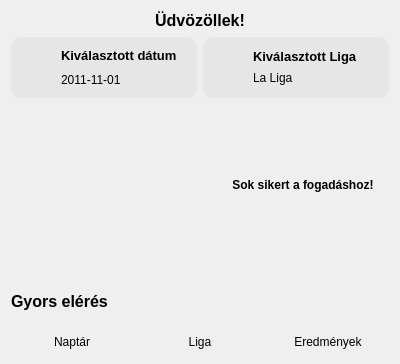
<?xml version="1.0" encoding="UTF-8"?>
<ui version="4.0">
 <class>Form</class>
 <widget class="QWidget" name="Form">
  <property name="geometry">
   <rect>
    <x>0</x>
    <y>0</y>
    <width>400</width>
    <height>364</height>
   </rect>
  </property>
  <property name="maximumSize">
   <size>
    <width>400</width>
    <height>450</height>
   </size>
  </property>
  <property name="windowTitle">
   <string>Form</string>
  </property>
  <layout class="QVBoxLayout" name="verticalLayout">
   <item>
    <widget class="QLabel" name="welcomeLbl">
     <property name="maximumSize">
      <size>
       <width>16777215</width>
       <height>20</height>
      </size>
     </property>
     <property name="text">
      <string>&lt;html&gt;&lt;head/&gt;&lt;body&gt;&lt;p align=&quot;center&quot;&gt;&lt;span style=&quot; font-size:12pt; font-weight:700;&quot;&gt;Üdvözöllek!&lt;/span&gt;&lt;/p&gt;&lt;/body&gt;&lt;/html&gt;</string>
     </property>
     <property name="alignment">
      <set>Qt::AlignmentFlag::AlignLeading|Qt::AlignmentFlag::AlignLeft|Qt::AlignmentFlag::AlignTop</set>
     </property>
    </widget>
   </item>
   <item>
    <layout class="QHBoxLayout" name="horizontalLayout">
     <item>
      <widget class="QWidget" name="DateWidget" native="true">
       <property name="palette">
        <palette>
         <active>
          <colorrole role="WindowText">
           <brush brushstyle="SolidPattern">
            <color alpha="255">
             <red>0</red>
             <green>0</green>
             <blue>0</blue>
            </color>
           </brush>
          </colorrole>
          <colorrole role="Button">
           <brush brushstyle="SolidPattern">
            <color alpha="255">
             <red>230</red>
             <green>230</green>
             <blue>230</blue>
            </color>
           </brush>
          </colorrole>
          <colorrole role="Light">
           <brush brushstyle="SolidPattern">
            <color alpha="255">
             <red>0</red>
             <green>255</green>
             <blue>0</blue>
            </color>
           </brush>
          </colorrole>
          <colorrole role="Midlight">
           <brush brushstyle="SolidPattern">
            <color alpha="255">
             <red>0</red>
             <green>212</green>
             <blue>0</blue>
            </color>
           </brush>
          </colorrole>
          <colorrole role="Dark">
           <brush brushstyle="SolidPattern">
            <color alpha="255">
             <red>0</red>
             <green>85</green>
             <blue>0</blue>
            </color>
           </brush>
          </colorrole>
          <colorrole role="Mid">
           <brush brushstyle="SolidPattern">
            <color alpha="255">
             <red>0</red>
             <green>113</green>
             <blue>0</blue>
            </color>
           </brush>
          </colorrole>
          <colorrole role="Text">
           <brush brushstyle="SolidPattern">
            <color alpha="255">
             <red>0</red>
             <green>0</green>
             <blue>0</blue>
            </color>
           </brush>
          </colorrole>
          <colorrole role="BrightText">
           <brush brushstyle="SolidPattern">
            <color alpha="255">
             <red>255</red>
             <green>255</green>
             <blue>255</blue>
            </color>
           </brush>
          </colorrole>
          <colorrole role="ButtonText">
           <brush brushstyle="SolidPattern">
            <color alpha="255">
             <red>0</red>
             <green>0</green>
             <blue>0</blue>
            </color>
           </brush>
          </colorrole>
          <colorrole role="Base">
           <brush brushstyle="SolidPattern">
            <color alpha="255">
             <red>230</red>
             <green>230</green>
             <blue>230</blue>
            </color>
           </brush>
          </colorrole>
          <colorrole role="Window">
           <brush brushstyle="SolidPattern">
            <color alpha="255">
             <red>230</red>
             <green>230</green>
             <blue>230</blue>
            </color>
           </brush>
          </colorrole>
          <colorrole role="Shadow">
           <brush brushstyle="SolidPattern">
            <color alpha="255">
             <red>0</red>
             <green>0</green>
             <blue>0</blue>
            </color>
           </brush>
          </colorrole>
          <colorrole role="AlternateBase">
           <brush brushstyle="SolidPattern">
            <color alpha="255">
             <red>127</red>
             <green>212</green>
             <blue>127</blue>
            </color>
           </brush>
          </colorrole>
          <colorrole role="ToolTipBase">
           <brush brushstyle="SolidPattern">
            <color alpha="255">
             <red>255</red>
             <green>255</green>
             <blue>220</blue>
            </color>
           </brush>
          </colorrole>
          <colorrole role="ToolTipText">
           <brush brushstyle="SolidPattern">
            <color alpha="255">
             <red>0</red>
             <green>0</green>
             <blue>0</blue>
            </color>
           </brush>
          </colorrole>
          <colorrole role="PlaceholderText">
           <brush brushstyle="SolidPattern">
            <color alpha="127">
             <red>0</red>
             <green>0</green>
             <blue>0</blue>
            </color>
           </brush>
          </colorrole>
          <colorrole role="Accent">
           <brush brushstyle="SolidPattern">
            <color alpha="255">
             <red>255</red>
             <green>255</green>
             <blue>255</blue>
            </color>
           </brush>
          </colorrole>
         </active>
         <inactive>
          <colorrole role="WindowText">
           <brush brushstyle="SolidPattern">
            <color alpha="255">
             <red>0</red>
             <green>0</green>
             <blue>0</blue>
            </color>
           </brush>
          </colorrole>
          <colorrole role="Button">
           <brush brushstyle="SolidPattern">
            <color alpha="255">
             <red>230</red>
             <green>230</green>
             <blue>230</blue>
            </color>
           </brush>
          </colorrole>
          <colorrole role="Light">
           <brush brushstyle="SolidPattern">
            <color alpha="255">
             <red>0</red>
             <green>255</green>
             <blue>0</blue>
            </color>
           </brush>
          </colorrole>
          <colorrole role="Midlight">
           <brush brushstyle="SolidPattern">
            <color alpha="255">
             <red>0</red>
             <green>212</green>
             <blue>0</blue>
            </color>
           </brush>
          </colorrole>
          <colorrole role="Dark">
           <brush brushstyle="SolidPattern">
            <color alpha="255">
             <red>0</red>
             <green>85</green>
             <blue>0</blue>
            </color>
           </brush>
          </colorrole>
          <colorrole role="Mid">
           <brush brushstyle="SolidPattern">
            <color alpha="255">
             <red>0</red>
             <green>113</green>
             <blue>0</blue>
            </color>
           </brush>
          </colorrole>
          <colorrole role="Text">
           <brush brushstyle="SolidPattern">
            <color alpha="255">
             <red>0</red>
             <green>0</green>
             <blue>0</blue>
            </color>
           </brush>
          </colorrole>
          <colorrole role="BrightText">
           <brush brushstyle="SolidPattern">
            <color alpha="255">
             <red>255</red>
             <green>255</green>
             <blue>255</blue>
            </color>
           </brush>
          </colorrole>
          <colorrole role="ButtonText">
           <brush brushstyle="SolidPattern">
            <color alpha="255">
             <red>0</red>
             <green>0</green>
             <blue>0</blue>
            </color>
           </brush>
          </colorrole>
          <colorrole role="Base">
           <brush brushstyle="SolidPattern">
            <color alpha="255">
             <red>230</red>
             <green>230</green>
             <blue>230</blue>
            </color>
           </brush>
          </colorrole>
          <colorrole role="Window">
           <brush brushstyle="SolidPattern">
            <color alpha="255">
             <red>230</red>
             <green>230</green>
             <blue>230</blue>
            </color>
           </brush>
          </colorrole>
          <colorrole role="Shadow">
           <brush brushstyle="SolidPattern">
            <color alpha="255">
             <red>0</red>
             <green>0</green>
             <blue>0</blue>
            </color>
           </brush>
          </colorrole>
          <colorrole role="AlternateBase">
           <brush brushstyle="SolidPattern">
            <color alpha="255">
             <red>127</red>
             <green>212</green>
             <blue>127</blue>
            </color>
           </brush>
          </colorrole>
          <colorrole role="ToolTipBase">
           <brush brushstyle="SolidPattern">
            <color alpha="255">
             <red>255</red>
             <green>255</green>
             <blue>220</blue>
            </color>
           </brush>
          </colorrole>
          <colorrole role="ToolTipText">
           <brush brushstyle="SolidPattern">
            <color alpha="255">
             <red>0</red>
             <green>0</green>
             <blue>0</blue>
            </color>
           </brush>
          </colorrole>
          <colorrole role="PlaceholderText">
           <brush brushstyle="SolidPattern">
            <color alpha="127">
             <red>0</red>
             <green>0</green>
             <blue>0</blue>
            </color>
           </brush>
          </colorrole>
          <colorrole role="Accent">
           <brush brushstyle="SolidPattern">
            <color alpha="255">
             <red>255</red>
             <green>255</green>
             <blue>255</blue>
            </color>
           </brush>
          </colorrole>
         </inactive>
         <disabled>
          <colorrole role="WindowText">
           <brush brushstyle="SolidPattern">
            <color alpha="255">
             <red>0</red>
             <green>85</green>
             <blue>0</blue>
            </color>
           </brush>
          </colorrole>
          <colorrole role="Button">
           <brush brushstyle="SolidPattern">
            <color alpha="255">
             <red>230</red>
             <green>230</green>
             <blue>230</blue>
            </color>
           </brush>
          </colorrole>
          <colorrole role="Light">
           <brush brushstyle="SolidPattern">
            <color alpha="255">
             <red>0</red>
             <green>255</green>
             <blue>0</blue>
            </color>
           </brush>
          </colorrole>
          <colorrole role="Midlight">
           <brush brushstyle="SolidPattern">
            <color alpha="255">
             <red>0</red>
             <green>212</green>
             <blue>0</blue>
            </color>
           </brush>
          </colorrole>
          <colorrole role="Dark">
           <brush brushstyle="SolidPattern">
            <color alpha="255">
             <red>0</red>
             <green>85</green>
             <blue>0</blue>
            </color>
           </brush>
          </colorrole>
          <colorrole role="Mid">
           <brush brushstyle="SolidPattern">
            <color alpha="255">
             <red>0</red>
             <green>113</green>
             <blue>0</blue>
            </color>
           </brush>
          </colorrole>
          <colorrole role="Text">
           <brush brushstyle="SolidPattern">
            <color alpha="255">
             <red>0</red>
             <green>85</green>
             <blue>0</blue>
            </color>
           </brush>
          </colorrole>
          <colorrole role="BrightText">
           <brush brushstyle="SolidPattern">
            <color alpha="255">
             <red>255</red>
             <green>255</green>
             <blue>255</blue>
            </color>
           </brush>
          </colorrole>
          <colorrole role="ButtonText">
           <brush brushstyle="SolidPattern">
            <color alpha="255">
             <red>0</red>
             <green>85</green>
             <blue>0</blue>
            </color>
           </brush>
          </colorrole>
          <colorrole role="Base">
           <brush brushstyle="SolidPattern">
            <color alpha="255">
             <red>230</red>
             <green>230</green>
             <blue>230</blue>
            </color>
           </brush>
          </colorrole>
          <colorrole role="Window">
           <brush brushstyle="SolidPattern">
            <color alpha="255">
             <red>230</red>
             <green>230</green>
             <blue>230</blue>
            </color>
           </brush>
          </colorrole>
          <colorrole role="Shadow">
           <brush brushstyle="SolidPattern">
            <color alpha="255">
             <red>0</red>
             <green>0</green>
             <blue>0</blue>
            </color>
           </brush>
          </colorrole>
          <colorrole role="AlternateBase">
           <brush brushstyle="SolidPattern">
            <color alpha="255">
             <red>0</red>
             <green>170</green>
             <blue>0</blue>
            </color>
           </brush>
          </colorrole>
          <colorrole role="ToolTipBase">
           <brush brushstyle="SolidPattern">
            <color alpha="255">
             <red>255</red>
             <green>255</green>
             <blue>220</blue>
            </color>
           </brush>
          </colorrole>
          <colorrole role="ToolTipText">
           <brush brushstyle="SolidPattern">
            <color alpha="255">
             <red>0</red>
             <green>0</green>
             <blue>0</blue>
            </color>
           </brush>
          </colorrole>
          <colorrole role="PlaceholderText">
           <brush brushstyle="SolidPattern">
            <color alpha="127">
             <red>0</red>
             <green>85</green>
             <blue>0</blue>
            </color>
           </brush>
          </colorrole>
          <colorrole role="Accent">
           <brush brushstyle="SolidPattern">
            <color alpha="255">
             <red>0</red>
             <green>221</green>
             <blue>0</blue>
            </color>
           </brush>
          </colorrole>
         </disabled>
        </palette>
       </property>
       <property name="autoFillBackground">
        <bool>false</bool>
       </property>
       <property name="styleSheet">
        <string notr="true">background-color: rgb(230, 230, 230); 
border: 2px solid rgb(230, 230, 230);
border-radius: 10px;</string>
       </property>
       <layout class="QHBoxLayout" name="horizontalLayout_4">
        <item>
         <widget class="QLabel" name="label">
          <property name="maximumSize">
           <size>
            <width>30</width>
            <height>30</height>
           </size>
          </property>
          <property name="text">
           <string/>
          </property>
          <property name="pixmap">
           <pixmap>../assets/calendar.png</pixmap>
          </property>
          <property name="scaledContents">
           <bool>true</bool>
          </property>
         </widget>
        </item>
        <item>
         <layout class="QVBoxLayout" name="verticalLayout_2">
          <item>
           <widget class="QLabel" name="label_2">
            <property name="text">
             <string>&lt;html&gt;&lt;head/&gt;&lt;body&gt;&lt;p&gt;&lt;span style=&quot; font-size:10pt; font-weight:700;&quot;&gt;Kiválasztott dátum&lt;/span&gt;&lt;/p&gt;&lt;/body&gt;&lt;/html&gt;</string>
            </property>
           </widget>
          </item>
          <item>
           <widget class="QLabel" name="homepageDateLbl">
            <property name="text">
             <string>2011-11-01</string>
            </property>
           </widget>
          </item>
         </layout>
        </item>
       </layout>
      </widget>
     </item>
     <item>
      <widget class="QWidget" name="TableWidget" native="true">
       <property name="styleSheet">
        <string notr="true">background-color: rgb(230, 230, 230);
border: 2px solid rgb(230, 230, 230);
border-radius: 10px;</string>
       </property>
       <layout class="QHBoxLayout" name="horizontalLayout_5">
        <item>
         <widget class="QLabel" name="label_3">
          <property name="maximumSize">
           <size>
            <width>30</width>
            <height>30</height>
           </size>
          </property>
          <property name="text">
           <string/>
          </property>
          <property name="pixmap">
           <pixmap>../assets/table.png</pixmap>
          </property>
          <property name="scaledContents">
           <bool>true</bool>
          </property>
         </widget>
        </item>
        <item>
         <layout class="QVBoxLayout" name="verticalLayout_3">
          <property name="spacing">
           <number>0</number>
          </property>
          <item>
           <widget class="QLabel" name="label_5">
            <property name="text">
             <string>&lt;html&gt;&lt;head/&gt;&lt;body&gt;&lt;p&gt;&lt;span style=&quot; font-size:10pt; font-weight:700;&quot;&gt;Kiválasztott Liga&lt;/span&gt;&lt;/p&gt;&lt;/body&gt;&lt;/html&gt;</string>
            </property>
           </widget>
          </item>
          <item>
           <widget class="QLabel" name="selectedTablelbl">
            <property name="text">
             <string>&lt;html&gt;&lt;head/&gt;&lt;body&gt;&lt;p&gt;La Liga&lt;/p&gt;&lt;/body&gt;&lt;/html&gt;</string>
            </property>
           </widget>
          </item>
         </layout>
        </item>
       </layout>
      </widget>
     </item>
    </layout>
   </item>
   <item>
    <layout class="QHBoxLayout" name="horizontalLayout_2">
     <property name="topMargin">
      <number>10</number>
     </property>
     <property name="bottomMargin">
      <number>15</number>
     </property>
     <item>
      <widget class="QLabel" name="imageLbl">
       <property name="enabled">
        <bool>true</bool>
       </property>
       <property name="minimumSize">
        <size>
         <width>200</width>
         <height>143</height>
        </size>
       </property>
       <property name="maximumSize">
        <size>
         <width>200</width>
         <height>143</height>
        </size>
       </property>
       <property name="text">
        <string/>
       </property>
       <property name="pixmap">
        <pixmap>../assets/welcome.jpg</pixmap>
       </property>
       <property name="scaledContents">
        <bool>true</bool>
       </property>
      </widget>
     </item>
     <item>
      <widget class="QLabel" name="textLbl">
       <property name="text">
        <string>&lt;html&gt;&lt;head/&gt;&lt;body&gt;&lt;p&gt;&lt;span style=&quot; font-weight:700;&quot;&gt;Sok sikert a fogadáshoz!&lt;/span&gt;&lt;/p&gt;&lt;/body&gt;&lt;/html&gt;</string>
       </property>
       <property name="alignment">
        <set>Qt::AlignmentFlag::AlignCenter</set>
       </property>
      </widget>
     </item>
    </layout>
   </item>
   <item>
    <widget class="QLabel" name="quickButtonsLbl">
     <property name="maximumSize">
      <size>
       <width>16777215</width>
       <height>16777215</height>
      </size>
     </property>
     <property name="text">
      <string>&lt;html&gt;&lt;head/&gt;&lt;body&gt;&lt;p&gt;&lt;span style=&quot; font-size:12pt; font-weight:700;&quot;&gt;Gyors elérés&lt;/span&gt;&lt;/p&gt;&lt;/body&gt;&lt;/html&gt;</string>
     </property>
    </widget>
   </item>
   <item>
    <layout class="QHBoxLayout" name="horizontalLayout_3">
     <property name="spacing">
      <number>6</number>
     </property>
     <item>
      <widget class="QPushButton" name="calendarBtn">
       <property name="text">
        <string>Naptár</string>
       </property>
       <property name="icon">
        <iconset>
         <normaloff>../assets/calendar.png</normaloff>../assets/calendar.png</iconset>
       </property>
       <property name="iconSize">
        <size>
         <width>32</width>
         <height>32</height>
        </size>
       </property>
       <property name="flat">
        <bool>true</bool>
       </property>
      </widget>
     </item>
     <item>
      <widget class="QPushButton" name="leagueTableBtn">
       <property name="text">
        <string>Liga</string>
       </property>
       <property name="icon">
        <iconset>
         <normaloff>../assets/table.png</normaloff>../assets/table.png</iconset>
       </property>
       <property name="iconSize">
        <size>
         <width>32</width>
         <height>32</height>
        </size>
       </property>
       <property name="flat">
        <bool>true</bool>
       </property>
      </widget>
     </item>
     <item>
      <widget class="QPushButton" name="resultButton">
       <property name="text">
        <string>Eredmények</string>
       </property>
       <property name="icon">
        <iconset>
         <normaloff>../assets/football.ico</normaloff>../assets/football.ico</iconset>
       </property>
       <property name="flat">
        <bool>true</bool>
       </property>
      </widget>
     </item>
    </layout>
   </item>
  </layout>
 </widget>
 <resources/>
 <connections/>
</ui>
